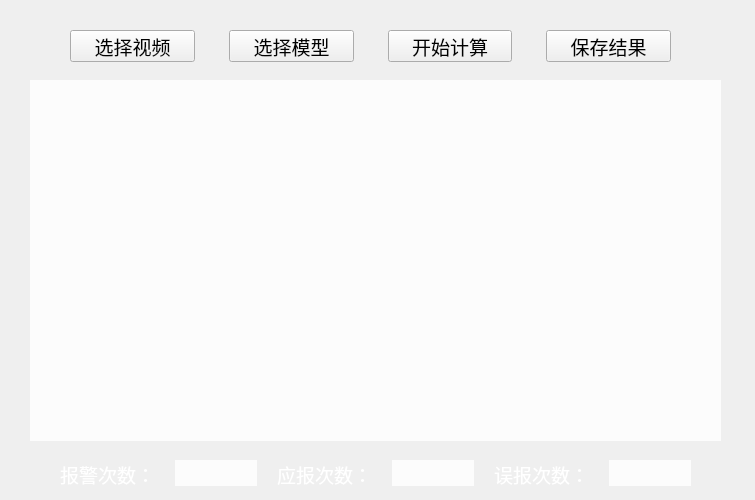
<?xml version="1.0" encoding="UTF-8"?>
<ui version="4.0">
 <class>MainWindow</class>
 <widget class="QMainWindow" name="MainWindow">
  <property name="geometry">
   <rect>
    <x>0</x>
    <y>0</y>
    <width>755</width>
    <height>500</height>
   </rect>
  </property>
  <property name="minimumSize">
   <size>
    <width>755</width>
    <height>500</height>
   </size>
  </property>
  <property name="maximumSize">
   <size>
    <width>755</width>
    <height>500</height>
   </size>
  </property>
  <property name="windowTitle">
   <string>OCR检测工具</string>
  </property>
  <property name="styleSheet">
   <string notr="true">#MainWindow{border-image: url(:/detector/detector.jpg);}</string>
  </property>
  <widget class="QWidget" name="centralwidget">
   <widget class="QLabel" name="label">
    <property name="geometry">
     <rect>
      <x>30</x>
      <y>80</y>
      <width>691</width>
      <height>361</height>
     </rect>
    </property>
    <property name="styleSheet">
     <string notr="true">background-color: rgba(255, 255, 255,200);</string>
    </property>
    <property name="text">
     <string/>
    </property>
   </widget>
   <widget class="QWidget" name="layoutWidget">
    <property name="geometry">
     <rect>
      <x>70</x>
      <y>30</y>
      <width>601</width>
      <height>32</height>
     </rect>
    </property>
    <layout class="QHBoxLayout" name="horizontalLayout_5">
     <property name="spacing">
      <number>34</number>
     </property>
     <item>
      <widget class="QPushButton" name="pushButton_video">
       <property name="font">
        <font>
         <family>方正书宋_GBK</family>
         <pointsize>14</pointsize>
        </font>
       </property>
       <property name="styleSheet">
        <string notr="true"/>
       </property>
       <property name="text">
        <string>选择视频</string>
       </property>
       <property name="icon">
        <iconset resource="../image/image.qrc">
         <normaloff>:/other/ico/video.ico</normaloff>:/other/ico/video.ico</iconset>
       </property>
      </widget>
     </item>
     <item>
      <widget class="QPushButton" name="pushButton_model">
       <property name="font">
        <font>
         <family>方正书宋_GBK</family>
         <pointsize>14</pointsize>
        </font>
       </property>
       <property name="text">
        <string>选择模型</string>
       </property>
       <property name="icon">
        <iconset resource="../image/image.qrc">
         <normaloff>:/other/ico/model.ico</normaloff>:/other/ico/model.ico</iconset>
       </property>
      </widget>
     </item>
     <item>
      <widget class="QPushButton" name="pushButton_start">
       <property name="font">
        <font>
         <family>方正书宋_GBK</family>
         <pointsize>14</pointsize>
        </font>
       </property>
       <property name="text">
        <string>开始计算</string>
       </property>
       <property name="icon">
        <iconset resource="../image/image.qrc">
         <normaloff>:/other/ico/start.ico</normaloff>:/other/ico/start.ico</iconset>
       </property>
      </widget>
     </item>
     <item>
      <widget class="QPushButton" name="pushButton_save">
       <property name="font">
        <font>
         <family>方正书宋_GBK</family>
         <pointsize>14</pointsize>
        </font>
       </property>
       <property name="text">
        <string>保存结果</string>
       </property>
       <property name="icon">
        <iconset resource="../image/image.qrc">
         <normaloff>:/other/ico/save.ico</normaloff>:/other/ico/save.ico</iconset>
       </property>
      </widget>
     </item>
    </layout>
   </widget>
   <widget class="QWidget" name="layoutWidget">
    <property name="geometry">
     <rect>
      <x>60</x>
      <y>460</y>
      <width>631</width>
      <height>26</height>
     </rect>
    </property>
    <layout class="QHBoxLayout" name="horizontalLayout_4">
     <property name="spacing">
      <number>20</number>
     </property>
     <item>
      <layout class="QHBoxLayout" name="horizontalLayout">
       <item>
        <widget class="QLabel" name="label_2">
         <property name="font">
          <font>
           <family>方正书宋_GBK</family>
          </font>
         </property>
         <property name="text">
          <string>&lt;html&gt;&lt;head/&gt;&lt;body&gt;&lt;p&gt;&lt;span style=&quot; font-size:14pt; color:#ffffff;&quot;&gt;报警次数：&lt;/span&gt;&lt;/p&gt;&lt;/body&gt;&lt;/html&gt;</string>
         </property>
        </widget>
       </item>
       <item>
        <widget class="QLabel" name="label_total">
         <property name="styleSheet">
          <string notr="true">background-color: rgba(255, 255, 255, 200);</string>
         </property>
         <property name="text">
          <string/>
         </property>
        </widget>
       </item>
      </layout>
     </item>
     <item>
      <layout class="QHBoxLayout" name="horizontalLayout_2">
       <item>
        <widget class="QLabel" name="label_3">
         <property name="font">
          <font>
           <family>方正书宋_GBK</family>
          </font>
         </property>
         <property name="text">
          <string>&lt;html&gt;&lt;head/&gt;&lt;body&gt;&lt;p&gt;&lt;span style=&quot; font-size:14pt; color:#ffffff;&quot;&gt;应报次数：&lt;/span&gt;&lt;/p&gt;&lt;/body&gt;&lt;/html&gt;</string>
         </property>
        </widget>
       </item>
       <item>
        <widget class="QLabel" name="label_good">
         <property name="styleSheet">
          <string notr="true">background-color: rgba(255, 255, 255, 200);</string>
         </property>
         <property name="text">
          <string/>
         </property>
        </widget>
       </item>
      </layout>
     </item>
     <item>
      <layout class="QHBoxLayout" name="horizontalLayout_3">
       <item>
        <widget class="QLabel" name="label_4">
         <property name="font">
          <font>
           <family>方正书宋_GBK</family>
          </font>
         </property>
         <property name="text">
          <string>&lt;html&gt;&lt;head/&gt;&lt;body&gt;&lt;p&gt;&lt;span style=&quot; font-size:14pt; color:#ffffff;&quot;&gt;误报次数：&lt;/span&gt;&lt;/p&gt;&lt;/body&gt;&lt;/html&gt;</string>
         </property>
        </widget>
       </item>
       <item>
        <widget class="QLabel" name="label_error">
         <property name="styleSheet">
          <string notr="true">background-color: rgba(255, 255, 255, 200);</string>
         </property>
         <property name="text">
          <string/>
         </property>
        </widget>
       </item>
      </layout>
     </item>
    </layout>
   </widget>
  </widget>
 </widget>
 <resources>
  <include location="../image/image.qrc"/>
 </resources>
 <connections/>
</ui>
